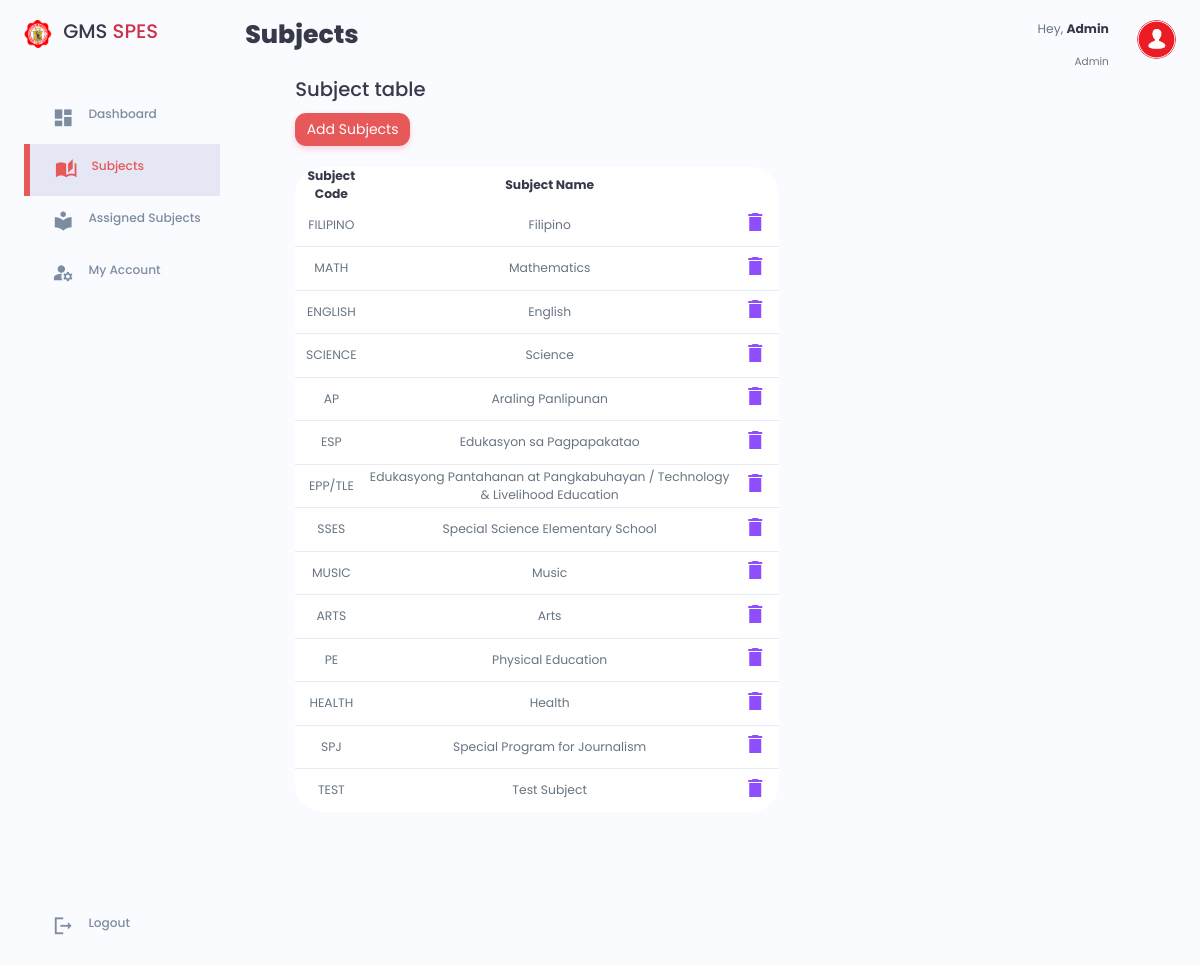
/admin/main_page/subjects.php (signed in), run on the app's committed database.
### tables this page shows
CREATE TABLE `subject_list_tbl` (
  `id` int(255) NOT NULL,
  `subject_code` varchar(255) NOT NULL,
  `subject_name` varchar(255) NOT NULL
);

### admin/main_page/subjects.php (the view, shortened to what this page needs)
<?php
$con = connection();
$subject_lists = null;
$sql = "SELECT * FROM `subject_list_tbl`";
$subject_res = $con->query($sql) or die($con->error);
while ($subject_row = $subject_res->fetch_array()) {
    $subject_lists[] = $subject_row;
}
?>
<!doctype html>
<html lang="en">
<head>
    <link href="https://cdn.jsdelivr.net/npm/bootstrap@5.2.2/dist/css/bootstrap.min.css" rel="stylesheet">
    <link rel="stylesheet" href="../../css/res-sidenav/respons-side.css">
    <link rel="stylesheet" href="../../css/admin/admin.css">
    <link rel="stylesheet" href="../../css/table/table.css">
</head>
<body>
    <div class="main-container">
        <aside>
            <div class="top">
                <div class="logo">
                    <img src="../../img/logo/speslogo.png" alt="">
                    <h2>GMS <span class="variant">SPES</span></h2>
                </div>
            </div>
            <div class="sidebar">
                <a href="dashboard.php">
                    <span class="material-icons-sharp">dashboard</span>
                    <h3>Dashboard</h3>
                </a>
                <a href="subjects.php" class="active">
                    <span class="material-icons-sharp">auto_stories</span>
                    <h3>Subjects</h3>
                </a>
                <a href="assignedsubjects.php">
                    <span class="material-icons-sharp">local_library</span>
                    <h3>Assigned Subjects</h3>
                </a>
                <a href="mysettings.php">
                    <span class="material-icons-sharp">manage_accounts</span>
                    <h3>My Account</h3>
                </a>
                <form action="../functions/logout.php" method="POST">
                    <button type="submit" name="btn-logout">
                        <a>
                            <span class="material-icons-sharp">logout</span>
                            <h3>Logout</h3>
                        </a>
                    </button>
                </form>
            </div>
        </aside>
        <main>
            <h1>Subjects</h1>
            <div class="class-table">
                <h2>Subject table</h2>
                <button class="btn btn-save mb-4" data-bs-toggle="modal" data-bs-target="#addsubjectmodal">
                    Add Subjects
                </button>
                <table>
                    <thead>
                        <tr>
                            <th>Subject Code</th>
                            <th>Subject Name</th>
                        </tr>
                    </thead>
                    <?php if ($subject_lists > 0) { ?>
                        <tbody>
                            <?php foreach ($subject_lists as $subjects) : ?>
                                <tr>
                                    <td><?php echo $subjects['subject_code'] ?></td>
                                    <td><?php echo $subjects['subject_name'] ?></td>
                                    <td>
                                        <button class="btn delete-subject">
                                            <span class="material-icons-sharp" data-bs-toggle="modal" data-bs-target="#deleteSubjectModal">delete</span>
                                        </button>
                                    </td>
                                </tr>
                            <?php endforeach; ?>
                        </tbody>
                    <?php } else {
                        echo "No Subjects to display. Please add one";
                    } ?>
                </table>
                <br>
                <br>
            </div>
        </main>
        <div class="right">
            <div class="top">
                <div class="profile">
                    <div class="info">
                        <p>Hey, <b>Admin</b></p>
                        <small class="text-muted">Admin</small>
                    </div>
                    <div class="profile-photo">
                        <img src="../../img/admin/admin.png" alt="">
                    </div>
                </div>
            </div>
        </div>
    </div>
</body>
</html>

### css/res-sidenav/respons-side.css (style rules this page uses)
:root { --color-variant: #CD324C; --color-primary: #E75858; --color-secondary: #F85858; --color-tertiary: #F9809B; --color-purple: #8E4EFE; --color-text-primary: #212529; --color-text-secondary: #707070; --color-white: #FFFFFF; --color-info-dark: #7D8DA1; --color-info-light: #DCE1EB; --color-dark-variant: #677483; --color-primary-variant: #111E88; --color-dash-color: #98A6AD; --color-background: #FAFBFF; --color-dark: #363949; --color-light: rgba(132, 139, 200, 0.18); --box-shadow: 0 2rem 3rem var(--color-light); --card-padding: 1.8rem; --padding-1: 1.2rem; --card-border-radius: 2rem; --border-radius-1: 0.4rem; --border-radius-2: 0.8rem; --border-radius-3: 1.2rem; --color-success:#41F1B6; --color-danger: #FF7782; --color-warning: #FFBB55; }
* { margin: 0; padding: 0; outline: 0; appearance: none; border: 0; text-decoration: none; list-style: none; box-sizing: border-box; }
html { font-size: 14px; }
body { width: 100vw; height: 100vh; font-family: "Poppins", sans-serif; font-size: 0.88rem; background: var(--color-background); user-select: none; overflow-x: hidden; color: var(--color-dark); }
.main-container { display: grid; width: 96%; margin: 0 auto; gap: 1.8rem; grid-template-columns: 14rem auto 23rem; }
a { color: var(--color-dash-color); text-decoration: none; }
img { display: block; width: 100%; }
h1 { font-weight: 800; font-size: 1.8rem; }
h2 { font-size: 1.4rem; }
h3 { font-size: 0.87rem; }
small { font-size: 0.75rem; }
.profile-photo { width: 2.8rem; height: 2.8rem; border-radius: 50%; overflow: hidden; }
.text-muted { color: var(--color-info-light); }
p { color: var(--color-dark-variant); }
b { color: var(--color-dark); }
.variant { color: var(--color-variant); }
aside { height: 100vh; }
aside .top { display: flex; align-items: center; justify-content: space-between; margin-top: 1.4rem; }
aside .logo { display: flex; gap: 0.8rem;; }
aside .logo img { width: 2rem; height: 2rem; }
aside .sidebar { display: flex; flex-direction: column; height: 86vh; position: relative; top: 3rem; }
aside h3 { font-weight: 500; }
aside .sidebar a { display: flex; color: var(--color-info-dark); margin-left: 2rem; gap: 1rem; align-items: center; position: relative; height: 3.7rem; transition: all 300ms ease; }
.sidebar button a span, .sidebar button a h3 { color: var(--color-info-dark); }
aside .sidebar a span { font-size: 1.6rem; transition: all 300ms ease; }
aside .sidebar a:last-child { position: absolute; bottom: 2rem; width: 100%; }
aside .sidebar a.active { background: var(--color-light); color: var(--color-primary); margin-left: 0; }
aside .sidebar a.active:before { content: ""; width: 6px; height: 100%; background: var(--color-primary); }
aside .sidebar a.active span { color: var(--color-primary); margin-left: calc(1rem - 3px); }

### css/admin/admin.css (style rules this page uses)
:root { --color-variant: #CD324C; --color-primary: #E75858; --color-secondary: #F85858; --color-tertiary: #F9809B; --color-purple: #8E4EFE; --color-text-primary: #212529; --color-text-secondary: #707070; --color-white: #FFFFFF; --color-info-dark: #7D8DA1; --color-info-light: #DCE1EB; --color-dark-variant: #677483; --color-primary-variant: #111E88; --color-dash-color: #98A6AD; --color-background: #FAFBFF; --color-dark: #363949; --color-light: rgba(132, 139, 200, 0.18); --box-shadow: 0 2rem 3rem var(--color-light); --card-padding: 1.8rem; --padding-1: 1.2rem; --card-border-radius: 2rem; --border-radius-1: 0.4rem; --border-radius-2: 0.8rem; --border-radius-3: 1.2rem; --color-success:#41F1B6; --color-danger: #FF7782; --color-warning: #FFBB55; }
main { margin-top: 1.4rem; height: 90vh; overflow-y: scroll; }
.right { margin-top: 1.4rem; }
.right .top { display: flex; justify-content: end; gap: 2rem; }
.right .top .profile { display: flex; gap: 2rem; text-align: right; }
.btn-save { background: var(--color-primary); border-radius: var(--border-radius-2); color: #FFFFFF; box-shadow: 0 3px 6px rgba(248, 128, 155, .34); }
@media screen and (min-width: 768px) { .class-table { overflow-y: scroll; height:90vh; padding: 0 50px; } }

### data on the page
subject_list_tbl: subject_code "FILIPINO", subject_name "Filipino"
subject_list_tbl: subject_code "MATH", subject_name "Mathematics"
subject_list_tbl: subject_code "ENGLISH", subject_name "English"
subject_list_tbl: subject_code "SCIENCE", subject_name "Science"
subject_list_tbl: subject_code "AP", subject_name "Araling Panlipunan"
subject_list_tbl: subject_code "ESP", subject_name "Edukasyon sa Pagpapakatao"
subject_list_tbl: subject_code "EPP/TLE", subject_name "Edukasyong Pantahanan at Pangkabuhayan / Technology & Livelihood Education"
subject_list_tbl: subject_code "SSES", subject_name "Special Science Elementary School"
subject_list_tbl: subject_code "MUSIC", subject_name "Music"
subject_list_tbl: subject_code "ARTS", subject_name "Arts"
subject_list_tbl: subject_code "PE", subject_name "Physical Education"
subject_list_tbl: subject_code "HEALTH", subject_name "Health"
subject_list_tbl: subject_code "SPJ", subject_name "Special Program for Journalism"
subject_list_tbl: subject_code "TEST", subject_name "Test Subject"
